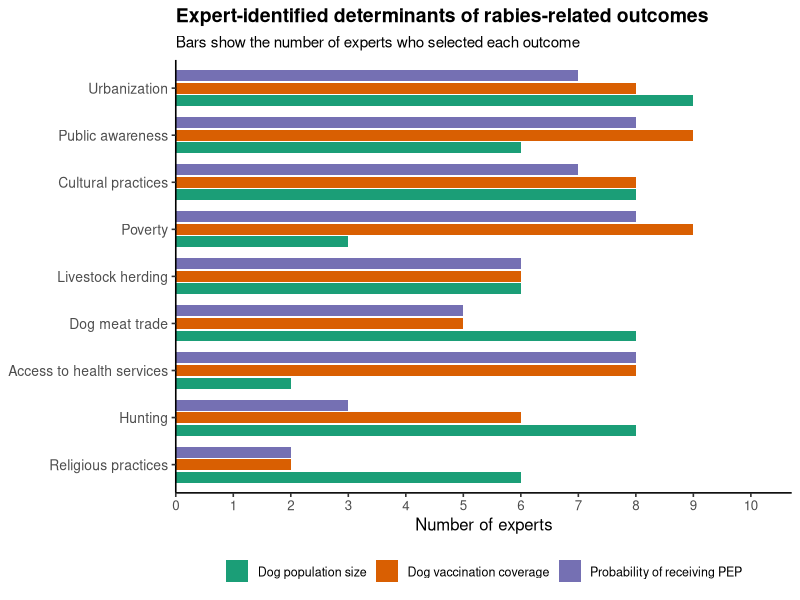

This chart was generated by the following R code:
library(tidyverse)
# Enter the data
determinants <- tribble(
  ~Factor, ~Dog_population, ~Vaccination, ~PEP,
  "Poverty", 3, 9, 8,
  "Religious practices", 6, 2, 2,
  "Dog meat trade", 8, 5, 5,
  "Livestock herding", 6, 6, 6,
  "Hunting", 8, 6, 3,
  "Urbanization", 9, 8, 7,
  "Public awareness", 6, 9, 8,
  "Access to health services", 2, 8, 8,
  "Cultural practices", 8, 8, 7
)
# Change from wide to long format
determinants_long <- determinants |>
pivot_longer(
  cols = -Factor,
  names_to = "Outcome",
  values_to = "Number"
) |>
mutate(
  Outcome = recode(
    Outcome,
    Dog_population = "Dog population size",
    Vaccination = "Dog vaccination coverage",
    PEP = "Probability of receiving PEP"
  ),
  # Order factors by the total number of selections
  Factor = fct_reorder(
    Factor,
    Number,
    .fun = sum
  )
)

ggplot(
  determinants_long,
  aes(
    x = Number,
    y = Factor,
    fill = Outcome
  )
) +
geom_col(
  position = position_dodge(width = 0.8),
  width = 0.7
) +

scale_x_continuous(
  breaks = 0:10,
  limits = c(0, 10.5),
  expand = expansion(mult = c(0, 0.02))
) +
scale_fill_manual(
  values = c(
    "Dog population size" = "#1B9E77",
    "Dog vaccination coverage" = "#D95F02",
    "Probability of receiving PEP" = "#7570B3"
  )
) +
labs(
  title = "Expert-identified determinants of rabies-related outcomes",
  subtitle = "Bars show the number of experts who selected each outcome",
  x = "Number of experts",
  y = NULL,
  fill = NULL
) +
theme_classic(base_size = 12) +
theme(
  plot.title = element_text(
    face = "bold",
    size = 14
  ),
  plot.subtitle = element_text(size = 11),
  legend.position = "bottom",
  legend.text = element_text(size = 9),
  axis.text.y = element_text(size = 10)
)
